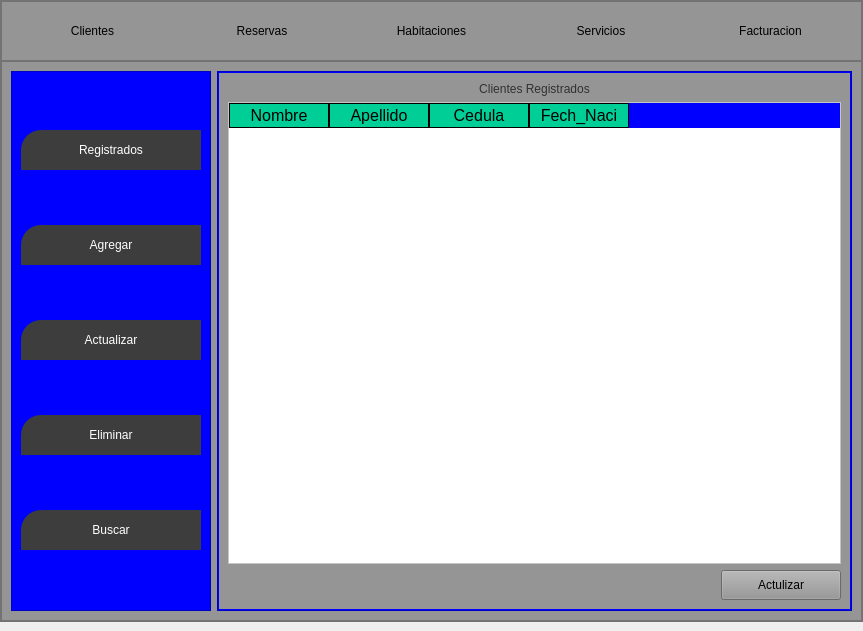
<?xml version="1.0" encoding="UTF-8"?>
<ui version="4.0">
 <class>MainWindow</class>
 <widget class="QMainWindow" name="MainWindow">
  <property name="geometry">
   <rect>
    <x>0</x>
    <y>0</y>
    <width>863</width>
    <height>631</height>
   </rect>
  </property>
  <property name="windowTitle">
   <string>MainWindow</string>
  </property>
  <widget class="QWidget" name="centralwidget">
   <layout class="QHBoxLayout" name="horizontalLayout_15">
    <property name="leftMargin">
     <number>0</number>
    </property>
    <property name="topMargin">
     <number>0</number>
    </property>
    <property name="rightMargin">
     <number>0</number>
    </property>
    <item>
     <widget class="QFrame" name="frame">
      <property name="styleSheet">
       <string notr="true">background-color:rgb(149, 149, 149)</string>
      </property>
      <property name="frameShape">
       <enum>QFrame::StyledPanel</enum>
      </property>
      <property name="frameShadow">
       <enum>QFrame::Raised</enum>
      </property>
      <layout class="QVBoxLayout" name="verticalLayout_2" stretch="0,8">
       <property name="spacing">
        <number>0</number>
       </property>
       <property name="leftMargin">
        <number>0</number>
       </property>
       <property name="topMargin">
        <number>0</number>
       </property>
       <property name="rightMargin">
        <number>0</number>
       </property>
       <property name="bottomMargin">
        <number>0</number>
       </property>
       <item>
        <widget class="QFrame" name="frame_superior">
         <property name="minimumSize">
          <size>
           <width>0</width>
           <height>42</height>
          </size>
         </property>
         <property name="styleSheet">
          <string notr="true">Qframe{
backgrorund-color:rgb(0,0,0);
}

QPushButton{
backgrorund-color:#000000ff;
border-radius:20px;
}

QPushButton:hover{
backgrorund-color:rgb(61,61,61);
border-radius:20px;
}</string>
         </property>
         <property name="frameShape">
          <enum>QFrame::StyledPanel</enum>
         </property>
         <property name="frameShadow">
          <enum>QFrame::Raised</enum>
         </property>
         <layout class="QHBoxLayout" name="horizontalLayout">
          <item>
           <widget class="QPushButton" name="bt_clientes">
            <property name="maximumSize">
             <size>
              <width>200</width>
              <height>16777215</height>
             </size>
            </property>
            <property name="text">
             <string>Clientes</string>
            </property>
            <property name="iconSize">
             <size>
              <width>38</width>
              <height>38</height>
             </size>
            </property>
           </widget>
          </item>
          <item>
           <widget class="QPushButton" name="bt_reservas">
            <property name="minimumSize">
             <size>
              <width>40</width>
              <height>40</height>
             </size>
            </property>
            <property name="text">
             <string>Reservas</string>
            </property>
           </widget>
          </item>
          <item>
           <widget class="QPushButton" name="bt_habitaciones">
            <property name="minimumSize">
             <size>
              <width>40</width>
              <height>40</height>
             </size>
            </property>
            <property name="text">
             <string>Habitaciones</string>
            </property>
           </widget>
          </item>
          <item>
           <widget class="QPushButton" name="bt_servicios">
            <property name="minimumSize">
             <size>
              <width>40</width>
              <height>40</height>
             </size>
            </property>
            <property name="text">
             <string>Servicios</string>
            </property>
           </widget>
          </item>
          <item>
           <widget class="QPushButton" name="bt_facturacion">
            <property name="minimumSize">
             <size>
              <width>40</width>
              <height>40</height>
             </size>
            </property>
            <property name="text">
             <string>Facturacion</string>
            </property>
           </widget>
          </item>
         </layout>
        </widget>
       </item>
       <item>
        <widget class="QFrame" name="frame_contenido">
         <property name="frameShape">
          <enum>QFrame::StyledPanel</enum>
         </property>
         <property name="frameShadow">
          <enum>QFrame::Raised</enum>
         </property>
         <layout class="QHBoxLayout" name="horizontalLayout_2">
          <item>
           <widget class="QFrame" name="frame_control">
            <property name="minimumSize">
             <size>
              <width>200</width>
              <height>0</height>
             </size>
            </property>
            <property name="styleSheet">
             <string notr="true">QFrame{
background-color:rgb(0, 0, 255)
}

QPushButton{
background-color:rgb(61,61,61);
border-top-left-radius: 20px;
border-buttom-left-radius:20px;
color:rgb(255,255,255);
font: 77 10pt &quot;Arial Black&quot;;
}

QPushButton:hover{
background-color:white;
border-top-left-radius:20px;
border-buttom-left-radius:20px;
color: rgb(0,0,0);
font: 77 10pt &quot;Arial Black&quot;;
}</string>
            </property>
            <property name="frameShape">
             <enum>QFrame::StyledPanel</enum>
            </property>
            <property name="frameShadow">
             <enum>QFrame::Raised</enum>
            </property>
            <layout class="QVBoxLayout" name="verticalLayout_3">
             <item>
              <widget class="QPushButton" name="bt_datos">
               <property name="minimumSize">
                <size>
                 <width>0</width>
                 <height>40</height>
                </size>
               </property>
               <property name="text">
                <string>Registrados</string>
               </property>
              </widget>
             </item>
             <item>
              <widget class="QPushButton" name="bt_registrar">
               <property name="minimumSize">
                <size>
                 <width>0</width>
                 <height>40</height>
                </size>
               </property>
               <property name="text">
                <string>Agregar</string>
               </property>
              </widget>
             </item>
             <item>
              <widget class="QPushButton" name="bt_actualizar_2">
               <property name="minimumSize">
                <size>
                 <width>0</width>
                 <height>40</height>
                </size>
               </property>
               <property name="text">
                <string>Actualizar</string>
               </property>
              </widget>
             </item>
             <item>
              <widget class="QPushButton" name="bt_eliminar">
               <property name="minimumSize">
                <size>
                 <width>0</width>
                 <height>40</height>
                </size>
               </property>
               <property name="text">
                <string>Eliminar</string>
               </property>
              </widget>
             </item>
             <item>
              <widget class="QPushButton" name="bt_ajustes">
               <property name="minimumSize">
                <size>
                 <width>0</width>
                 <height>40</height>
                </size>
               </property>
               <property name="text">
                <string>Buscar</string>
               </property>
              </widget>
             </item>
            </layout>
           </widget>
          </item>
          <item>
           <widget class="QFrame" name="frame_paginas">
            <property name="styleSheet">
             <string notr="true">QFrame{
background-color:rgb(0, 0, 255);
}

QLabel{
font: 87 12pt &quot;Arial Black&quot;;
background-color:#000000ff;
color: rgb(49, 49, 49);
border:0px solid #14C8DC;
}

QLineEdit{
border: 0px;
color: rgb(255,255,255);
border.bottom:2px solid rgb(61,61,61);
font: 75 12pt &quot;Times New Roman&quot;
}

QPussButton{
background-color: rgb(61, 61, 61);
border-radius: 15px;
color: rgb(255, 255, 255);
font: 77 10pt &quot;Arial Black&quot;;
}

QPushButton:hover{
background-color: rgb(0,206,151);
border-radius: 15px;
color: rgb(0, 0, 0);
font: 77 10pt &quot;Arial Black&quot;;
}

QTableWidget{
background-color: rgb(255, 255, 255);
color: rgb(0, 0, 0);
gridline-color: rgb(0, 206, 151);
font-size: 12pt;
color: #000000;
}

QHeaderView::section{
background-color: rgb(0, 206, 151);
border: 1px solid rgb(0, 0, 0);
font-size: 12pt;
}

QTableWidget QTableCornerButton::section{
background-color: rgb(0, 0, 0);
border: 1px solid rgb(0, 206, 151);
}
</string>
            </property>
            <property name="frameShape">
             <enum>QFrame::StyledPanel</enum>
            </property>
            <property name="frameShadow">
             <enum>QFrame::Raised</enum>
            </property>
            <layout class="QVBoxLayout" name="verticalLayout_4">
             <property name="spacing">
              <number>0</number>
             </property>
             <property name="leftMargin">
              <number>1</number>
             </property>
             <property name="topMargin">
              <number>1</number>
             </property>
             <property name="rightMargin">
              <number>1</number>
             </property>
             <property name="bottomMargin">
              <number>1</number>
             </property>
             <item>
              <widget class="QStackedWidget" name="stackedWidget">
               <property name="currentIndex">
                <number>0</number>
               </property>
               <widget class="QWidget" name="page_datos">
                <layout class="QVBoxLayout" name="verticalLayout_5">
                 <item>
                  <widget class="QLabel" name="label">
                   <property name="text">
                    <string>Clientes Registrados</string>
                   </property>
                   <property name="alignment">
                    <set>Qt::AlignCenter</set>
                   </property>
                  </widget>
                 </item>
                 <item>
                  <widget class="QTableWidget" name="tabla_productos">
                   <column>
                    <property name="text">
                     <string>Nombre</string>
                    </property>
                   </column>
                   <column>
                    <property name="text">
                     <string>Apellido</string>
                    </property>
                   </column>
                   <column>
                    <property name="text">
                     <string>Cedula</string>
                    </property>
                   </column>
                   <column>
                    <property name="text">
                     <string>Fech_Naci</string>
                    </property>
                   </column>
                  </widget>
                 </item>
                 <item>
                  <layout class="QHBoxLayout" name="horizontalLayout_3">
                   <item>
                    <spacer name="horizontalSpacer">
                     <property name="orientation">
                      <enum>Qt::Horizontal</enum>
                     </property>
                     <property name="sizeHint" stdset="0">
                      <size>
                       <width>40</width>
                       <height>20</height>
                      </size>
                     </property>
                    </spacer>
                   </item>
                   <item>
                    <widget class="QPushButton" name="bt_refrescar">
                     <property name="minimumSize">
                      <size>
                       <width>120</width>
                       <height>30</height>
                      </size>
                     </property>
                     <property name="text">
                      <string>Actulizar</string>
                     </property>
                    </widget>
                   </item>
                  </layout>
                 </item>
                </layout>
               </widget>
               <widget class="QWidget" name="page_registrar">
                <layout class="QVBoxLayout" name="verticalLayout_12">
                 <item>
                  <widget class="QLabel" name="label_19">
                   <property name="text">
                    <string>Agregar Cliente</string>
                   </property>
                   <property name="alignment">
                    <set>Qt::AlignCenter</set>
                   </property>
                  </widget>
                 </item>
                 <item>
                  <spacer name="verticalSpacer_2">
                   <property name="orientation">
                    <enum>Qt::Vertical</enum>
                   </property>
                   <property name="sizeHint" stdset="0">
                    <size>
                     <width>20</width>
                     <height>40</height>
                    </size>
                   </property>
                  </spacer>
                 </item>
                 <item>
                  <layout class="QHBoxLayout" name="horizontalLayout_6">
                   <item>
                    <layout class="QVBoxLayout" name="verticalLayout_6">
                     <property name="spacing">
                      <number>30</number>
                     </property>
                     <item>
                      <widget class="QLabel" name="label_5">
                       <property name="text">
                        <string>Codigo</string>
                       </property>
                      </widget>
                     </item>
                     <item>
                      <widget class="QLabel" name="label_4">
                       <property name="text">
                        <string>Nombre</string>
                       </property>
                      </widget>
                     </item>
                     <item>
                      <widget class="QLabel" name="label_2">
                       <property name="text">
                        <string>Apellido</string>
                       </property>
                      </widget>
                     </item>
                     <item>
                      <widget class="QLabel" name="label_3">
                       <property name="text">
                        <string>Cedula</string>
                       </property>
                      </widget>
                     </item>
                     <item>
                      <widget class="QLabel" name="label_21">
                       <property name="text">
                        <string>Fech_Naci</string>
                       </property>
                      </widget>
                     </item>
                    </layout>
                   </item>
                   <item>
                    <layout class="QVBoxLayout" name="verticalLayout_11">
                     <property name="spacing">
                      <number>30</number>
                     </property>
                     <item>
                      <widget class="QLineEdit" name="reg_codigo"/>
                     </item>
                     <item>
                      <widget class="QLineEdit" name="reg_nombre"/>
                     </item>
                     <item>
                      <widget class="QLineEdit" name="reg_apellido"/>
                     </item>
                     <item>
                      <widget class="QLineEdit" name="reg_cedula"/>
                     </item>
                     <item>
                      <widget class="QLineEdit" name="reg_telefono"/>
                     </item>
                    </layout>
                   </item>
                   <item>
                    <spacer name="horizontalSpacer_5">
                     <property name="orientation">
                      <enum>Qt::Horizontal</enum>
                     </property>
                     <property name="sizeHint" stdset="0">
                      <size>
                       <width>40</width>
                       <height>20</height>
                      </size>
                     </property>
                    </spacer>
                   </item>
                  </layout>
                 </item>
                 <item>
                  <spacer name="verticalSpacer">
                   <property name="orientation">
                    <enum>Qt::Vertical</enum>
                   </property>
                   <property name="sizeHint" stdset="0">
                    <size>
                     <width>20</width>
                     <height>40</height>
                    </size>
                   </property>
                  </spacer>
                 </item>
                 <item>
                  <layout class="QHBoxLayout" name="horizontalLayout_7">
                   <item>
                    <widget class="QLabel" name="signal_agregar">
                     <property name="minimumSize">
                      <size>
                       <width>200</width>
                       <height>30</height>
                      </size>
                     </property>
                     <property name="text">
                      <string/>
                     </property>
                     <property name="alignment">
                      <set>Qt::AlignCenter</set>
                     </property>
                    </widget>
                   </item>
                   <item>
                    <spacer name="horizontalSpacer_4">
                     <property name="orientation">
                      <enum>Qt::Horizontal</enum>
                     </property>
                     <property name="sizeHint" stdset="0">
                      <size>
                       <width>40</width>
                       <height>20</height>
                      </size>
                     </property>
                    </spacer>
                   </item>
                   <item>
                    <widget class="QPushButton" name="bt_agregar">
                     <property name="text">
                      <string>Agregar</string>
                     </property>
                    </widget>
                   </item>
                  </layout>
                 </item>
                </layout>
               </widget>
               <widget class="QWidget" name="page_actulizar">
                <widget class="QWidget" name="layoutWidget_3">
                 <property name="geometry">
                  <rect>
                   <x>10</x>
                   <y>60</y>
                   <width>572</width>
                   <height>438</height>
                  </rect>
                 </property>
                 <layout class="QHBoxLayout" name="horizontalLayout_8">
                  <item>
                   <layout class="QVBoxLayout" name="verticalLayout_13">
                    <property name="spacing">
                     <number>30</number>
                    </property>
                    <item>
                     <widget class="QLabel" name="label_24">
                      <property name="text">
                       <string>Codigo</string>
                      </property>
                     </widget>
                    </item>
                    <item>
                     <widget class="QLabel" name="label_26">
                      <property name="text">
                       <string>Nombre</string>
                      </property>
                     </widget>
                    </item>
                    <item>
                     <widget class="QLabel" name="label_27">
                      <property name="text">
                       <string>Apellido</string>
                      </property>
                     </widget>
                    </item>
                    <item>
                     <widget class="QLabel" name="label_28">
                      <property name="text">
                       <string>Cedula</string>
                      </property>
                     </widget>
                    </item>
                    <item>
                     <widget class="QLabel" name="label_31">
                      <property name="text">
                       <string>Fech_Naci</string>
                      </property>
                     </widget>
                    </item>
                   </layout>
                  </item>
                  <item>
                   <layout class="QVBoxLayout" name="verticalLayout_14">
                    <property name="spacing">
                     <number>30</number>
                    </property>
                    <item>
                     <widget class="QLineEdit" name="act_codigo"/>
                    </item>
                    <item>
                     <widget class="QLineEdit" name="act_nombre"/>
                    </item>
                    <item>
                     <widget class="QLineEdit" name="act_apellido"/>
                    </item>
                    <item>
                     <widget class="QLineEdit" name="act_cedula"/>
                    </item>
                    <item>
                     <widget class="QLineEdit" name="act_edad"/>
                    </item>
                   </layout>
                  </item>
                 </layout>
                </widget>
                <widget class="QLabel" name="label_32">
                 <property name="geometry">
                  <rect>
                   <x>170</x>
                   <y>0</y>
                   <width>271</width>
                   <height>21</height>
                  </rect>
                 </property>
                 <property name="text">
                  <string>Actualizacion de Cliente</string>
                 </property>
                </widget>
                <widget class="QWidget" name="layoutWidget_5">
                 <property name="geometry">
                  <rect>
                   <x>10</x>
                   <y>460</y>
                   <width>572</width>
                   <height>32</height>
                  </rect>
                 </property>
                 <layout class="QHBoxLayout" name="horizontalLayout_14">
                  <item>
                   <widget class="QLabel" name="signal_actualizar">
                    <property name="minimumSize">
                     <size>
                      <width>120</width>
                      <height>30</height>
                     </size>
                    </property>
                    <property name="text">
                     <string/>
                    </property>
                    <property name="alignment">
                     <set>Qt::AlignCenter</set>
                    </property>
                   </widget>
                  </item>
                  <item>
                   <spacer name="horizontalSpacer_9">
                    <property name="orientation">
                     <enum>Qt::Horizontal</enum>
                    </property>
                    <property name="sizeHint" stdset="0">
                     <size>
                      <width>40</width>
                      <height>20</height>
                     </size>
                    </property>
                   </spacer>
                  </item>
                  <item>
                   <widget class="QPushButton" name="bt_actualiza_tabla">
                    <property name="minimumSize">
                     <size>
                      <width>120</width>
                      <height>30</height>
                     </size>
                    </property>
                    <property name="text">
                     <string>Actualizar</string>
                    </property>
                   </widget>
                  </item>
                 </layout>
                </widget>
                <widget class="QWidget" name="layoutWidget">
                 <property name="geometry">
                  <rect>
                   <x>10</x>
                   <y>20</y>
                   <width>571</width>
                   <height>32</height>
                  </rect>
                 </property>
                 <layout class="QHBoxLayout" name="horizontalLayout_13">
                  <item>
                   <widget class="QLabel" name="label_33">
                    <property name="text">
                     <string>Nombre del Cliente:</string>
                    </property>
                   </widget>
                  </item>
                  <item>
                   <widget class="QLineEdit" name="act_buscar"/>
                  </item>
                  <item>
                   <widget class="QPushButton" name="bt_actualiza_buscar">
                    <property name="minimumSize">
                     <size>
                      <width>120</width>
                      <height>30</height>
                     </size>
                    </property>
                    <property name="text">
                     <string>Buscar</string>
                    </property>
                   </widget>
                  </item>
                 </layout>
                </widget>
               </widget>
               <widget class="QWidget" name="page_eliminar">
                <layout class="QVBoxLayout" name="verticalLayout">
                 <item>
                  <widget class="QLabel" name="label_56">
                   <property name="text">
                    <string>Eliminar Clientes</string>
                   </property>
                   <property name="alignment">
                    <set>Qt::AlignCenter</set>
                   </property>
                  </widget>
                 </item>
                 <item>
                  <layout class="QHBoxLayout" name="horizontalLayout_16">
                   <item>
                    <widget class="QLabel" name="label_57">
                     <property name="text">
                      <string>Ingrese el Nombre:</string>
                     </property>
                    </widget>
                   </item>
                   <item>
                    <widget class="QLineEdit" name="eliminar_buscar"/>
                   </item>
                   <item>
                    <widget class="QPushButton" name="bt_buscar_borrar">
                     <property name="minimumSize">
                      <size>
                       <width>120</width>
                       <height>30</height>
                      </size>
                     </property>
                     <property name="text">
                      <string>Buscar</string>
                     </property>
                    </widget>
                   </item>
                  </layout>
                 </item>
                 <item>
                  <widget class="QTableWidget" name="tabla_borrar">
                   <property name="minimumSize">
                    <size>
                     <width>200</width>
                     <height>30</height>
                    </size>
                   </property>
                   <column>
                    <property name="text">
                     <string>Codigo</string>
                    </property>
                   </column>
                   <column>
                    <property name="text">
                     <string>Nombre</string>
                    </property>
                   </column>
                   <column>
                    <property name="text">
                     <string>Apellido</string>
                    </property>
                   </column>
                   <column>
                    <property name="text">
                     <string>Cedula</string>
                    </property>
                   </column>
                   <column>
                    <property name="text">
                     <string>Fech_Naci</string>
                    </property>
                   </column>
                  </widget>
                 </item>
                 <item>
                  <layout class="QHBoxLayout" name="horizontalLayout_17">
                   <item>
                    <widget class="QLabel" name="signal_eliminacion">
                     <property name="text">
                      <string/>
                     </property>
                    </widget>
                   </item>
                   <item>
                    <spacer name="horizontalSpacer_10">
                     <property name="orientation">
                      <enum>Qt::Horizontal</enum>
                     </property>
                     <property name="sizeHint" stdset="0">
                      <size>
                       <width>40</width>
                       <height>20</height>
                      </size>
                     </property>
                    </spacer>
                   </item>
                   <item>
                    <widget class="QPushButton" name="bt_borrar">
                     <property name="minimumSize">
                      <size>
                       <width>120</width>
                       <height>30</height>
                      </size>
                     </property>
                     <property name="text">
                      <string>Eliminar</string>
                     </property>
                    </widget>
                   </item>
                  </layout>
                 </item>
                </layout>
               </widget>
               <widget class="QWidget" name="page_ajustes">
                <layout class="QVBoxLayout" name="verticalLayout_7">
                 <item>
                  <layout class="QHBoxLayout" name="horizontalLayout_4">
                   <item>
                    <widget class="QLabel" name="label_7">
                     <property name="text">
                      <string>Ingrese el codigo:</string>
                     </property>
                    </widget>
                   </item>
                   <item>
                    <widget class="QLineEdit" name="codigoB"/>
                   </item>
                  </layout>
                 </item>
                 <item>
                  <widget class="QTableWidget" name="tabla_buscar">
                   <column>
                    <property name="text">
                     <string>Codigo</string>
                    </property>
                   </column>
                   <column>
                    <property name="text">
                     <string>Nombre</string>
                    </property>
                   </column>
                   <column>
                    <property name="text">
                     <string>Apellido</string>
                    </property>
                   </column>
                   <column>
                    <property name="text">
                     <string>Cedula</string>
                    </property>
                   </column>
                   <column>
                    <property name="text">
                     <string>Fech_Naci</string>
                    </property>
                   </column>
                  </widget>
                 </item>
                 <item>
                  <widget class="QPushButton" name="pushButton">
                   <property name="text">
                    <string>Buscar Cliente</string>
                   </property>
                  </widget>
                 </item>
                </layout>
               </widget>
              </widget>
             </item>
            </layout>
           </widget>
          </item>
         </layout>
        </widget>
       </item>
      </layout>
     </widget>
    </item>
   </layout>
  </widget>
 </widget>
 <resources/>
 <connections/>
</ui>
